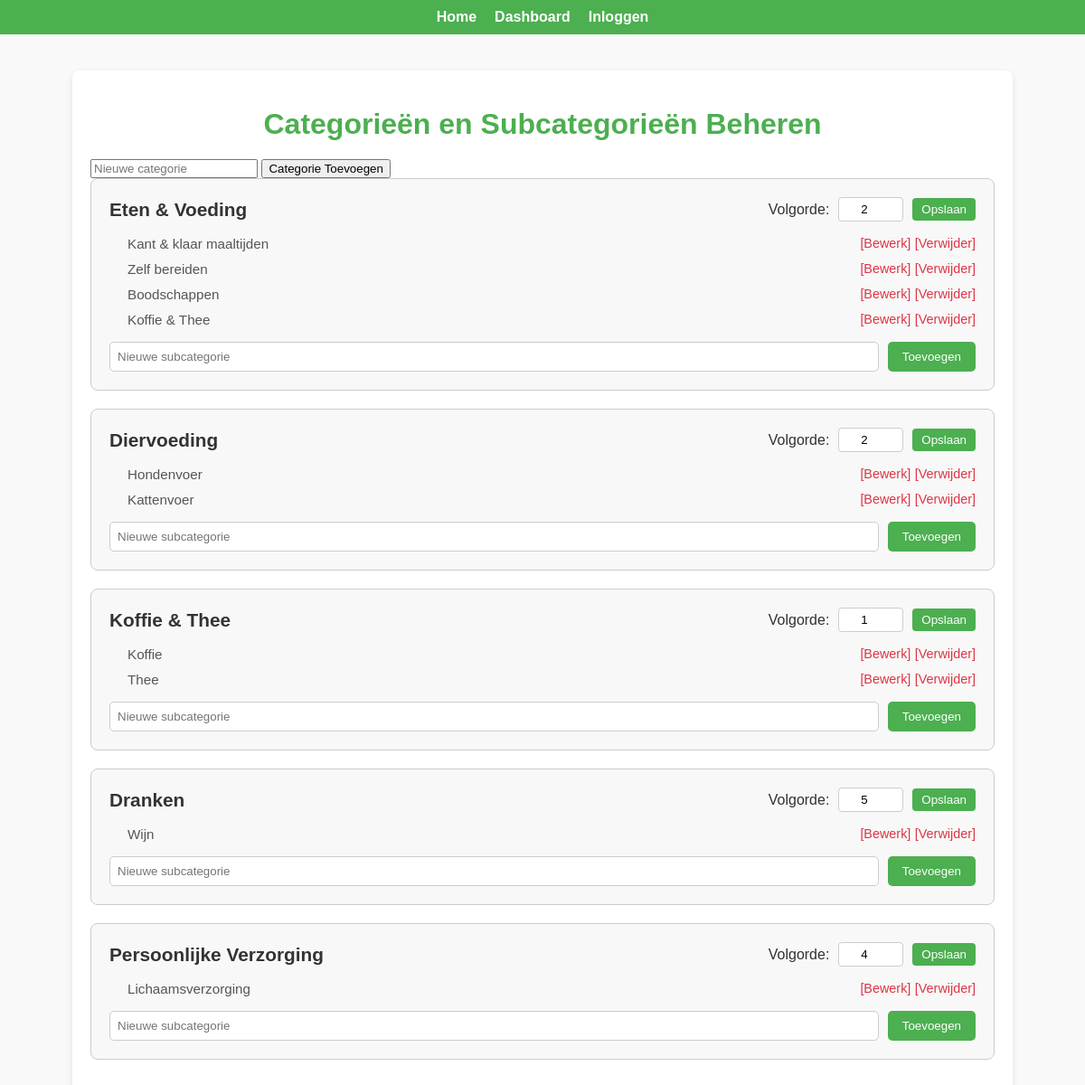
/categorieen, run on the app's committed database.
### app.py (models this page shows)
class Categorie(db.Model):
    id = db.Column(db.Integer, primary_key=True)
    naam = db.Column(db.String(100), nullable=False, unique=True)
    volgorde = db.Column(db.Integer, nullable=False, default=0)
    subcategorieën = db.relationship('Subcategorie', backref='categorie', lazy=True)

class Subcategorie(db.Model):
    id = db.Column(db.Integer, primary_key=True)
    naam = db.Column(db.String(100), nullable=False)
    categorie_id = db.Column(db.Integer, db.ForeignKey('categorie.id'), nullable=False)
    abonnementen = db.relationship('Abonnement', backref='subcategorie', lazy=True)

### app.py (the view, shortened to what this page needs)
@app.route('/categorieen', methods=['GET', 'POST'])
def categorieen():
    categorieen = Categorie.query.all()
    return render_template('categorieen_beheren.html', categorieen=categorieen)

### Abbohubb/templates/categorieen_beheren.html (shortened to what this page needs)
<!DOCTYPE html>
<html lang="nl">
<head>
    <link rel="stylesheet" href="styles.css">
</head>
<body>
    <nav>
        <ul>
            <li><a href="{{ url_for('index') }}">Home</a></li>
            <li><a href="{{ url_for('admin_dashboard') }}">Dashboard</a></li>
            {% if current_user.is_authenticated %}
                <li><a href="{{ url_for('logout') }}">Uitloggen</a></li>
            {% else %}
                <li><a href="{{ url_for('login') }}">Inloggen</a></li>
            {% endif %}
        </ul>
    </nav>
    <div class="container">
        <h1>Categorieën en Subcategorieën Beheren</h1>
        <form method="POST" class="form-container">
            <input type="text" name="categorie_naam" placeholder="Nieuwe categorie" required>
            <button type="submit">Categorie Toevoegen</button>
        </form>
        {% for categorie in categorieen %}
        <div class="categorie">
            <div class="categorie-header">
                <h2>{{ categorie.naam }}</h2>
                <form method="POST" action="{{ url_for('update_categorie_volgorde', id=categorie.id) }}">
                    <label for="volgorde">Volgorde:</label>
                    <input type="number" name="volgorde" value="{{ categorie.volgorde }}" min="1" required>
                    <button type="submit">Opslaan</button>
                </form>
            </div>
            <ul class="subcategorie-list">
                {% for subcategorie in categorie.subcategorieën %}
                <li>
                    <span>{{ subcategorie.naam }}</span>
                    <div>
                        <a href="{{ url_for('bewerk_subcategorie', id=subcategorie.id) }}">[Bewerk]</a>
                        <a href="{{ url_for('verwijder_subcategorie', id=subcategorie.id) }}" onclick="return confirm('Weet je zeker dat je deze subcategorie wilt verwijderen?')">[Verwijder]</a>
                    </div>
                </li>
                {% endfor %}
            </ul>
            <form method="POST" class="subcategorie-form">
                <input type="text" name="subcategorie_naam" placeholder="Nieuwe subcategorie" required>
                <button type="submit">Toevoegen</button>
            </form>
        </div>
        {% endfor %}
    </div>
</body>
</html>

### Abbohubb/Abbohubb/Static/styles.css (style rules this page uses)
nav ul { list-style: none; display: flex; justify-content: center; margin: 0; padding: 0; }
nav li { margin: 0 1rem; }
nav a { text-decoration: none; color: white; font-weight: bold; }
.categorie { margin-bottom: 30px; }
.categorie h2 { margin-bottom: 15px; }

### Abbohubb/templates/categorieen_beheren.html (style rules this page uses)
body { font-family: Arial, sans-serif; background-color: #f9f9f9; margin: 0; padding: 0; color: #333; }
.container { max-width: 1000px; margin: 40px auto; background: #fff; padding: 20px; border-radius: 8px; box-shadow: 0 2px 6px rgba(0, 0, 0, 0.1); }
h1 { text-align: center; color: #4CAF50; margin-bottom: 20px; }
nav { background-color: #4CAF50; padding: 10px 0; }
nav ul { list-style: none; display: flex; justify-content: center; margin: 0; padding: 0; }
nav ul li { margin: 0 10px; }
nav ul li a { color: white; text-decoration: none; font-weight: bold; font-size: 1rem; }
.categorie { margin-bottom: 20px; padding: 20px; border: 1px solid #ccc; border-radius: 8px; background-color: #f8f8f8; }
.categorie-header { display: flex; justify-content: space-between; align-items: center; }
.categorie-header h2 { margin: 0; font-size: 1.3rem; color: #333; }
.categorie-header form { display: flex; align-items: center; gap: 10px; }
.categorie-header input { width: 60px; padding: 5px; border: 1px solid #ccc; border-radius: 4px; text-align: center; }
.categorie-header button { background-color: #4CAF50; color: white; border: none; padding: 5px 10px; border-radius: 4px; cursor: pointer; }
.subcategorie-list { margin-top: 15px; padding-left: 20px; }
.subcategorie-list li { margin: 10px 0; display: flex; justify-content: space-between; align-items: center; }
.subcategorie-list li span { font-size: 0.95rem; color: #555; }
.subcategorie-list li a { color: #dc3545; text-decoration: none; font-size: 0.9rem; }
.subcategorie-form { margin-top: 15px; display: flex; gap: 10px; }
.subcategorie-form input { flex: 1; padding: 8px; border: 1px solid #ccc; border-radius: 5px; }
.subcategorie-form button { padding: 8px 16px; background-color: #4CAF50; color: white; border: none; border-radius: 5px; cursor: pointer; }

### data on the page
Categorie: naam "Eten & Voeding", volgorde "2"
Subcategorie: naam "Kant & klaar maaltijden"
Subcategorie: naam "Zelf bereiden"
Subcategorie: naam "Boodschappen"
Subcategorie: naam "Koffie & Thee"
Categorie: naam "Diervoeding", volgorde "2"
Subcategorie: naam "Hondenvoer"
Subcategorie: naam "Kattenvoer"
Categorie: naam "Koffie & Thee", volgorde "1"
Subcategorie: naam "Koffie"
Subcategorie: naam "Thee"
Categorie: naam "Dranken", volgorde "5"
Subcategorie: naam "Wijn"
Categorie: naam "Persoonlijke Verzorging", volgorde "4"
Subcategorie: naam "Lichaamsverzorging"
